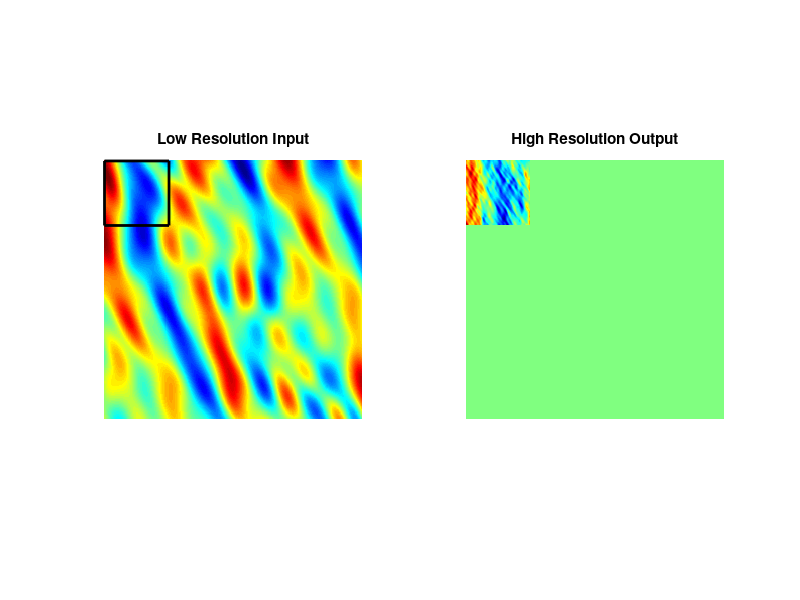

Source code (MATLAB): (Note: this script raises an error after producing the figure.)
% spectral super resolution, sai ravela (C) Copyright Sai Ravela, ESSG, MIT
% 2020.
% Produces synthetic fields with a convergent spectra (exponential rate)
filename='sresanim.gif';
N=256; 
[x,y]=meshgrid(1:N,1:N);

wd = 0;
for exp = 1:1
ph = rand(N+2*wd);

th = rand*2*pi;
R = [cos(th) -sin(th); sin(th) cos(th)];
S = [1 0;...
     0 1+(rand-1/2)]; 
p1 = R*S*[x(:)' ; y(:)'];

x = reshape(p1(1,:)',[N N]); mX = max(abs(x(:)));
y = reshape(p1(2,:)',[N N]); mY = max(abs(y(:)));
zlo =zeros(size(x));
for wx = 2:N/32
    for wy=2:N/32
        m=sqrt(wx.*wx+wy.*wy);
zlo=zlo+m^(-2)*sin(2*pi*(wy*y/mY+...
                                 ph(wy,wx)+ wx*x/mX));
    end
end
zhi=zlo;
for wx = N/32:N/4
    for wy=N/32:N/4
        m=sqrt(wx.*wx+wy.*wy);
zhi=zhi+m^(-5/3)*sin(2*pi*(wx*x/mX+...
                         ph(wy,wx) + wy*y/mY));
    end
end
%zlo=zlo./var(zlo(:));
%zhi = zhi./var(zhi(:));

colormap('jet');
subplot(121);imagesc(zlo);
axis('image');title('LoRes');
subplot(122);imagesc(zhi);
axis('image');title('HiRes');drawnow;
zreclo(:,:,exp) = zlo;
zrechi(:,:,exp) = zhi;
end


%%
zout = zeros(size(zhi));
maz = max(zhi(:)); miz = min(zhi(:));
set(gcf,'color','w')
for i = 1:32: 256-32
  for j = 1:32:256-32
      
      zout(j:j+64-1,i:i+64-1)=zhi(j:j+64-1,i:i+64-1);
      subplot(121); imagesc(zlo);
      title('Low Resolution Input');
      axis('image'); axis('off');
      rectangle('Position',[i j 64 64],'LineWidth',2)
      subplot(122);
      imagesc(zout,[miz,maz]);
      title('High Resolution Output');
      axis('image');axis('off');
      drawnow;
          frame = getframe(gcf);
         im = frame2im(frame);
     [A,map] = rgb2ind(im,256);
    if i == 1
        imwrite(A,map,filename,'gif','LoopCount',Inf,'DelayTime',0.2);
    else
        imwrite(A,map,filename,'gif','WriteMode','append','DelayTime',0.2);
    end

  end
end

